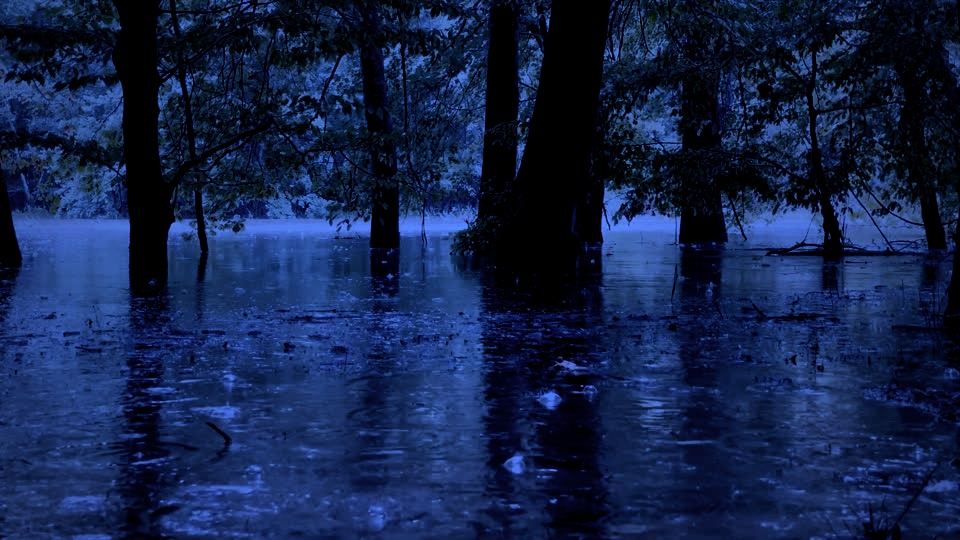
#> input picture thumbnail/nature_options/pure_nature_night_9934612.jpg, 960 x 540 px, found by its file name
$ python render_firefly_overlay_test.py
#> lines starting #> are read from the running program, lines starting #| are printed output that depends on the picture
import cv2
import numpy as np
import random
import math
import os

brain = r"C:\Users\DELL\.gemini\antigravity\brain\fee49f33-6e4e-4c5b-ae69-9c38ad6288a6"

def render_fireflies_on_image(bg_path, out_path, num_fireflies=45, seed=42):
#> called with num_fireflies = 55, seed = 101
    random.seed(seed)
    np.random.seed(seed)

    bg = cv2.imread(bg_path)
#> bg is the input picture: shape (540, 960, 3); mean B, G, R 75, 34.4, 19
    h, w = bg.shape[:2]
#> h = 540; w = 960

    # Firefly glow layer
    glow_layer = np.zeros((h, w, 3), dtype=np.float32)

    # Color palette for magical fireflies:
    # Warm golden-amber: (30, 210, 255) in BGR
    # Soft bioluminescent lime-emerald: (50, 255, 180) in BGR
    # Moonlit cyan-green: (140, 255, 120) in BGR
    colors = [
        np.array([40, 220, 255], dtype=np.float32),  # Golden Amber
        np.array([60, 255, 190], dtype=np.float32),  # Warm Lime
        np.array([120, 255, 150], dtype=np.float32), # Emerald Glow
        np.array([50, 240, 255], dtype=np.float32),  # Sun Gold
    ]

    for i in range(num_fireflies):
        # Position
        x = random.randint(int(w * 0.05), int(w * 0.95))
        # Fireflies concentrate in the lower 70% (near water, under trees)
        y = random.randint(int(h * 0.20), int(h * 0.90))

        # Depth: size & brightness
        # depth 0.3 (far away) to 1.0 (foreground)
        depth = random.uniform(0.3, 1.0)
        core_radius = int(2 + 3 * depth)
        halo_radius = int(12 + 25 * depth)
        intensity = random.uniform(0.6, 1.0) * depth

        color = random.choice(colors)

        # Draw soft Gaussian glow
        y_min = max(0, y - halo_radius)
        y_max = min(h, y + halo_radius)
        x_min = max(0, x - halo_radius)
        x_max = min(w, x + halo_radius)

        if y_max <= y_min or x_max <= x_min:
            continue

        Y, X = np.ogrid[y_min-y:y_max-y, x_min-x:x_max-x]
        dist_sq = X*X + Y*Y

        # Dual-layer Gaussian: wide soft halo + intense bright core
        halo = np.exp(-dist_sq / (2.0 * (halo_radius * 0.4)**2)) * 0.65 * intensity
        core = np.exp(-dist_sq / (2.0 * (core_radius * 0.8)**2)) * 1.0 * intensity
        glow = halo + core

        # Add to glow layer
        for c in range(3):
            glow_layer[y_min:y_max, x_min:x_max, c] += glow * color[c]

        # Add soft water reflection if near bottom
        if y > h * 0.60:
            refl_y = y + int(random.uniform(15, 45) * depth)
            if refl_y < h:
                refl_h_min = max(0, refl_y - halo_radius // 2)
                refl_h_max = min(h, refl_y + halo_radius // 2)
                refl_w_min = max(0, x - int(halo_radius * 1.5))
                refl_w_max = min(w, x + int(halo_radius * 1.5))

                if refl_h_max > refl_h_min and refl_w_max > refl_w_min:
                    RY, RX = np.ogrid[refl_h_min-refl_y:refl_h_max-refl_y, refl_w_min-x:refl_w_max-x]
                    refl_dist = (RX / 2.0)**2 + (RY * 1.5)**2
                    refl_glow = np.exp(-refl_dist / (2.0 * (halo_radius * 0.5)**2)) * 0.25 * intensity
                    for c in range(3):
                        glow_layer[refl_h_min:refl_h_max, refl_w_min:refl_w_max, c] += refl_glow * color[c]
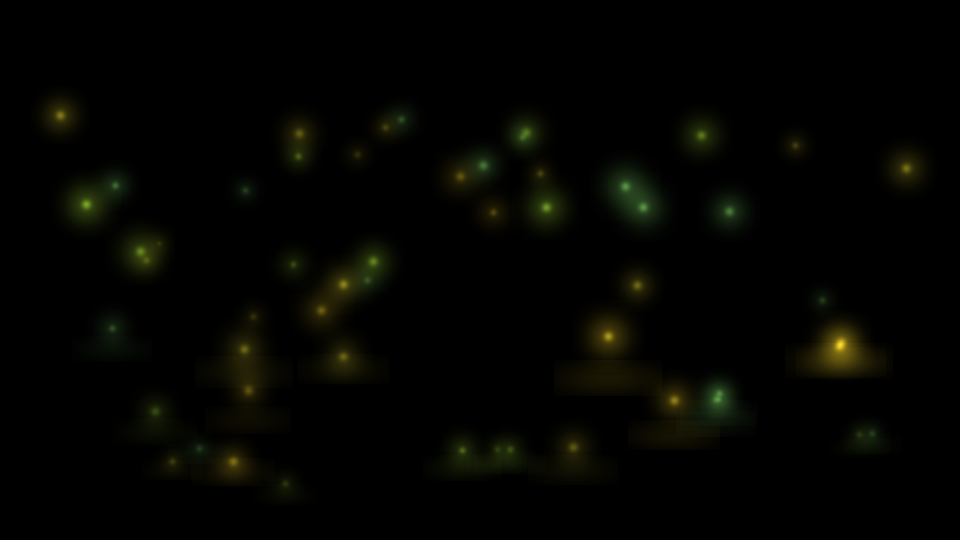
#> glow_layer: shape (540, 960, 3) float32; mean of channels 0, 1, 2 2.6, 9.5, 8.5; drawn with min black and max white

    # Screen blend / additive blend
    bg_float = bg.astype(np.float32)
    # Additive glow with soft saturation curve
    composite = bg_float + glow_layer
    composite = np.clip(composite, 0, 255).astype(np.uint8)

    cv2.imwrite(out_path, composite)
    print("Rendered fireflies on:", out_path)

# Test on 3 backgrounds:
bg1 = os.path.join(brain, "pure_nature_night_9934612.jpg") # Flooded Ancient Forest
bg2 = os.path.join(brain, "pure_nature_night_5174040.jpg") # Alpine Mountain Lake
bg3 = os.path.join(brain, "pure_nature_night_12717007.jpg") # Rainforest Cabin

render_fireflies_on_image(bg1, os.path.join(brain, "fireflies_flooded_forest.jpg"), num_fireflies=55, seed=101)
render_fireflies_on_image(bg2, os.path.join(brain, "fireflies_alpine_lake.jpg"), num_fireflies=50, seed=202)
#> call 2 of render_fireflies_on_image, with num_fireflies = 50, seed = 202
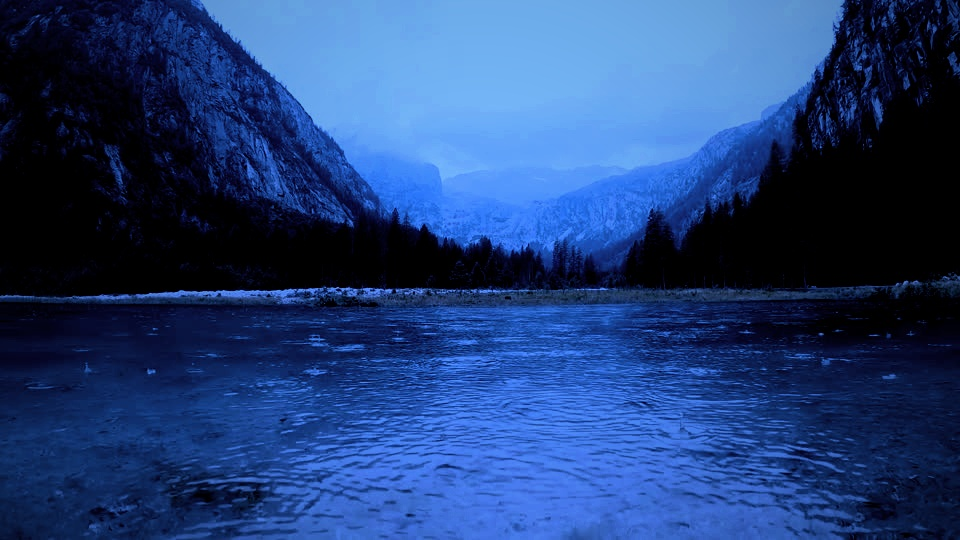
#> input picture thumbnail/nature_options/pure_nature_night_5174040.jpg, 960 x 540 px, found by its file name
#> in render_fireflies_on_image, bg is the input picture: shape (540, 960, 3); mean B, G, R 120.1, 64.1, 34.2
#> after the loop in render_fireflies_on_image (call 2), `for i in range(num_fireflies):`:
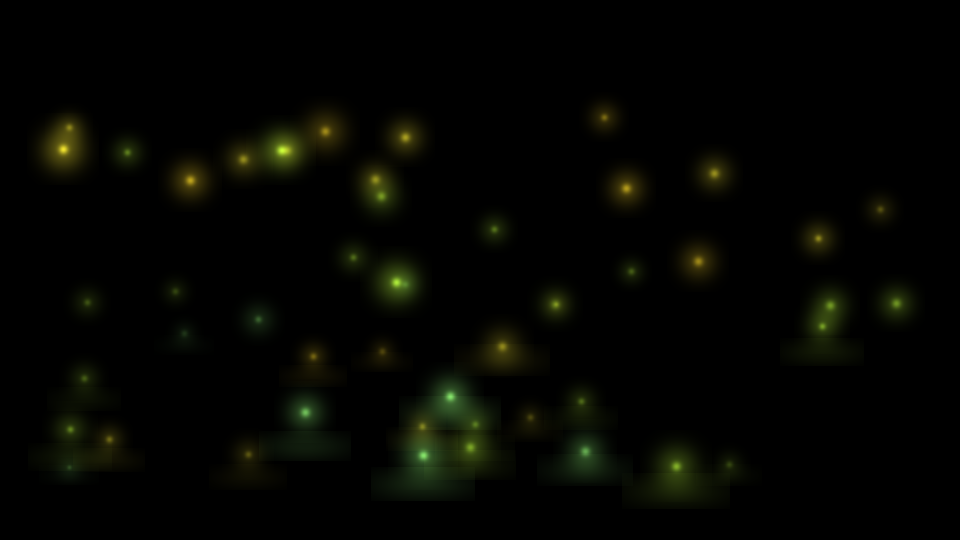
#> glow_layer: shape (540, 960, 3) float32; mean of channels 0, 1, 2 2.5, 9, 7.6; drawn with min black and max white
#> in render_fireflies_on_image (call 2), `composite = bg_float + glow_layer`:
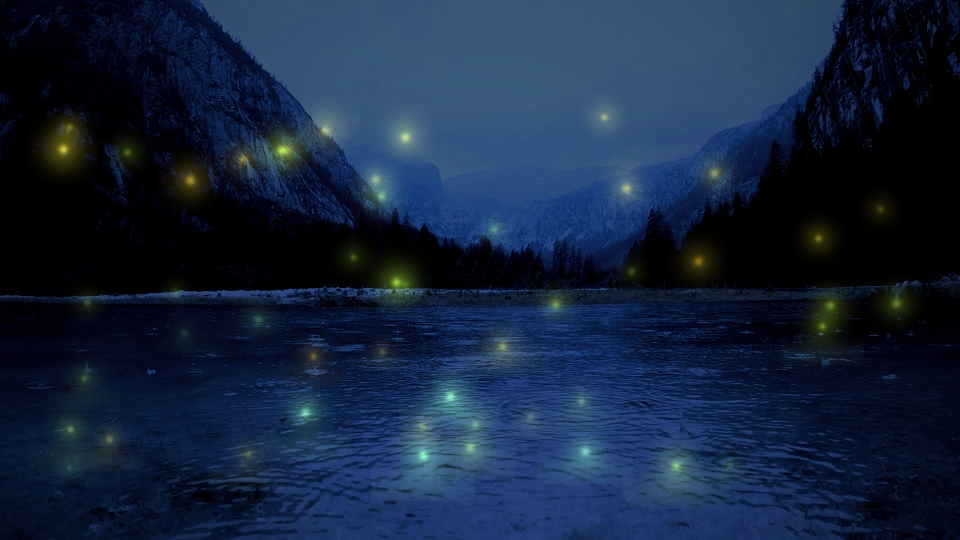
#> composite: shape (540, 960, 3) float32; mean B, G, R 122.7, 73.1, 41.8; drawn with min black and max white
render_fireflies_on_image(bg3, os.path.join(brain, "fireflies_rainforest_cabin.jpg"), num_fireflies=45, seed=303)
#> call 3 of render_fireflies_on_image, with num_fireflies = 45, seed = 303
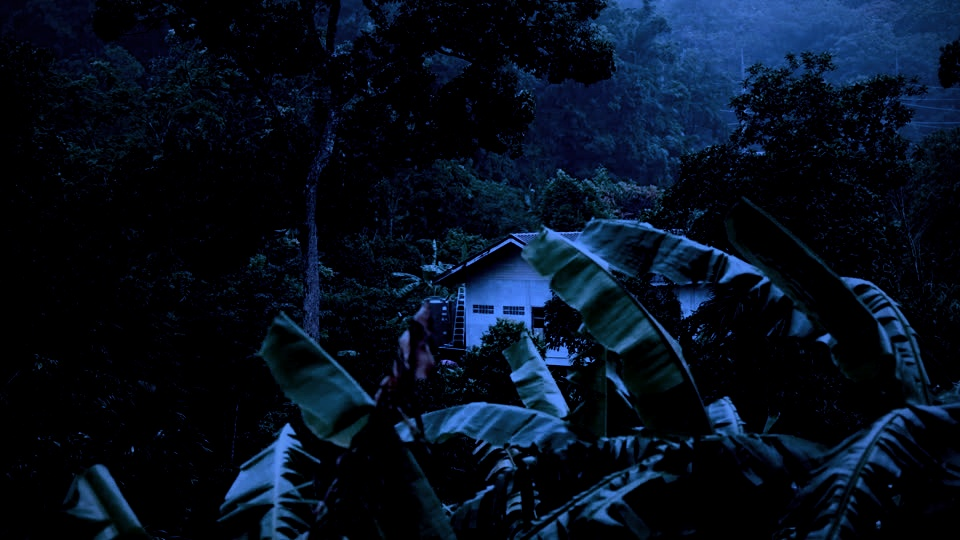
#> input picture thumbnail/nature_options/pure_nature_night_12717007.jpg, 960 x 540 px, found by its file name
#> in render_fireflies_on_image, bg is the input picture: shape (540, 960, 3); mean B, G, R 31.1, 16.3, 6.8
#> after the loop in render_fireflies_on_image (call 3), `for i in range(num_fireflies):`:
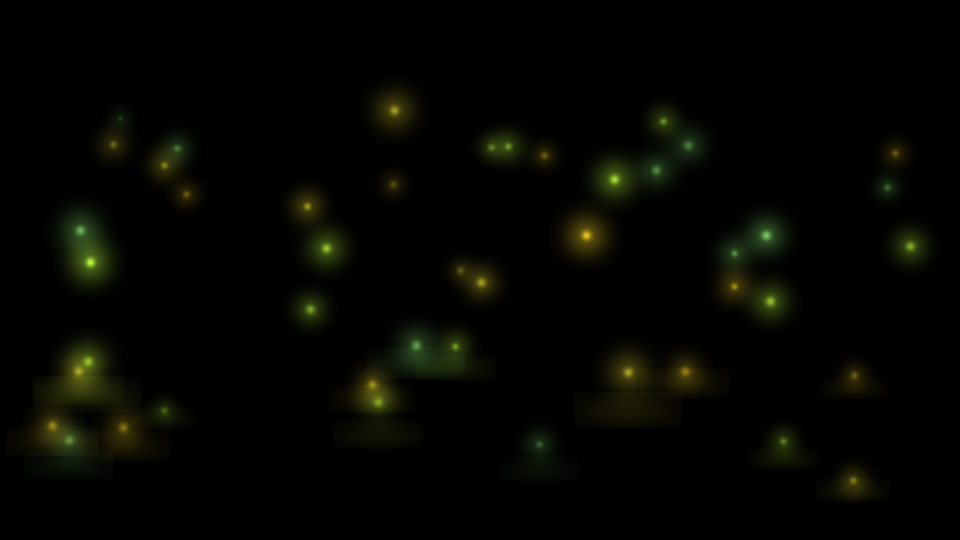
#> glow_layer: shape (540, 960, 3) float32; mean of channels 0, 1, 2 2.3, 8.6, 7.3; drawn with min black and max white
#> in render_fireflies_on_image (call 3), `composite = np.clip(composite, 0, 255).astype(np.uint8)`:
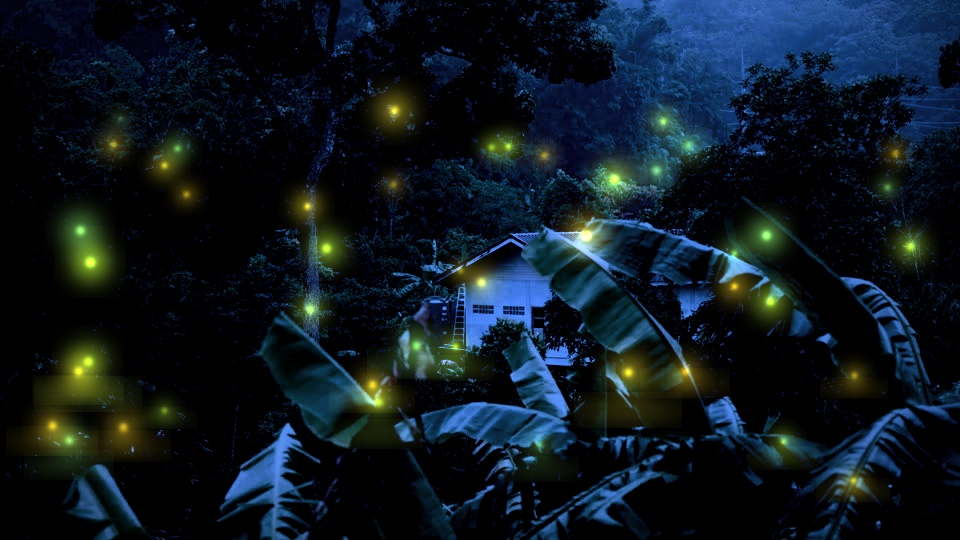
#> composite: shape (540, 960, 3); mean B, G, R 33.3, 24.7, 14
